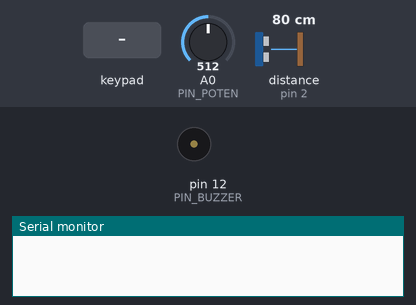
Bench run of a sketch on a simulated Arduino Uno, built with avr-gcc and run on an emulated ATmega328P. On the bench: buzzer (waves = sounding), the last lines printed to the serial monitor. Wiring (inferred from the names in the program): ultrasonic range finder: trigger pin 3; echo pin 2. The inputs (shaded band) are chosen by the test bench; at power-on: A0 (PIN_POTEN) = 512, distance to the obstacle (sensor on pin 2) 80 cm. The echo pulse lasts 58.3 µs per cm.

Above: at 1.2 s.
1.3 s: keypad keys 1 3 5 9 pressed 0.4 s apart
At 2.53 s:
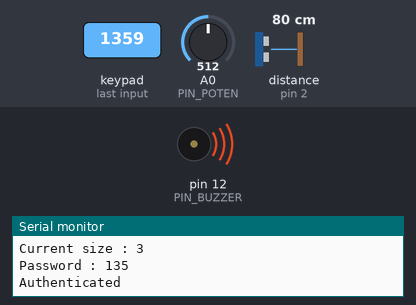
Timing chart, 0 to 4.3 s (numbered marks = the images above; inputs shaded):
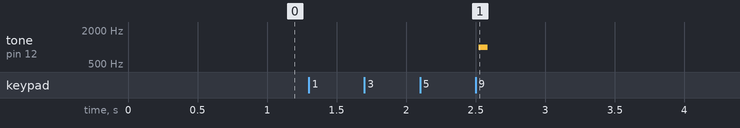

Measured:
- after the input at 1.3 s, tone on pin 12 (PIN_BUZZER): silent → 1000 Hz after 1.2 s, → silent 0.07 s later

The sketch:

main.ino
```cpp
#include <Keypad.h>

#define PIN_POTEN A0

#define PIN_HC_TRIG 3
#define PIN_HC_ECHO 2

#define RESET_PIN 13

#define PIN_BUZZER 12

// 1 minute, 60 000ms
#define FORCE_TIME_THRESSHOLD 60000UL
// Detect 1% force changes
// this avoid falsey positives
#define FORCE_THRESSHOLD 1

// Echo timeout from the HC module
#define MEASURE_TIMEOUT 25000UL

// Send notif if open 5s
#define DEPTH_MESURE_THRESSHOLD 5000

// Mailbox distance = 500mm
#define MAIL_BOX_DEPTH 500

/* Vitesse du son dans l'air en mm/us */
const float SOUND_SPEED = 340.0 / 1000;

unsigned long previous_force_time;
int previous_force;

// 0 = close
// 1 = openning
// 2 = oppenned
byte door_opening = 0;
unsigned long opening_time;

// Authentication PAD
const byte ROWS = 4;
const byte COLS = 4;
char keys[ROWS][COLS] = {
  {'1','2','3','A'},
  {'4','5','6','B'},
  {'7','8','9','C'},
  {'*','0','#','D'}
};
byte rowPins[ROWS] = {11, 10, 9, 8};
byte colPins[COLS] = {7, 6, 5, 4};

Keypad keypad = Keypad(makeKeymap(keys), rowPins, colPins, ROWS, COLS );

// 0 = not authenticated
// 1 = authenticating (typing password)
// 2 = authenticated
byte authentication = 0;
unsigned long auth_timer;
char password[4];
byte current_pos = 0;

const char secret_password[4] = { '1', '3', '5', '9'};

// 5 minutes
const unsigned long AUTH_DURATION = 60000 * 5;
const unsigned long BUZZER_DURATION = 50;

void resetAll() {
  pinMode(RESET_PIN, OUTPUT);
  digitalWrite(RESET_PIN, LOW);
}

int normalize(
  int value,
  int min_value, int max_value,
  int min_result, int max_result
) {
  int ratio = (max_result - min_result);
  float cursor = (float)(value - min_value) / (float)(max_value - min_value);

  return ratio * cursor + min_result;
}

bool matchPassword() {
  for(int i = 0; i < 4; ++i) {
    if(password[i] != secret_password[i]) { return false; }
  }
  return true;
}

void printPassword() {
  Serial.print("Current size : ");
  Serial.println(current_pos);
  Serial.print("Password : ");

  for(int i = 0; i < current_pos; ++i) {
  	Serial.print(password[i]);
  }

  Serial.println("");
}


int readForce(int pin) {
  int val = analogRead(pin);
  // Normalize to be more resilient when poten
  // will be changed to a FSR (force sensor)
  return normalize(val, 0, 1024, 0, 100);
}

void authenticatedManager() {
  if(millis() - auth_timer > BUZZER_DURATION) {
  	noTone(PIN_BUZZER);
  }

  if(millis() - auth_timer > AUTH_DURATION) {
    authentication = 0;
    Serial.println("Authentication ended");
    resetAll();
  }
}

bool authScenario() {
  char key = keypad.getKey();

  if(key != NO_KEY) {
    if(authentication == 0) {
      auth_timer = millis();
      authentication = 1;

      password[0] = key;
      current_pos = 1;
    } else if(authentication == 1) {
      auth_timer = millis();
      password[current_pos] = key;
      current_pos += 1;

      if(current_pos == 4) {
        current_pos = 0;
        if(matchPassword()) {
          Serial.println("Authenticated");
          authentication = 2;
          tone(PIN_BUZZER, 1000);
        } else {
          Serial.println("Wrong password");
          authentication = 0;
        }
      }
    } else {
      authenticatedManager();
    }

    printPassword();
  } else if(authentication == 2) {
  	authenticatedManager();
  }

  return authentication == 2; // Is Authenticated ?
}

void doorScenario() {
  // clean PIN
  digitalWrite(PIN_HC_TRIG, LOW);
  delayMicroseconds(2);

  // send signal
  digitalWrite(PIN_HC_TRIG, HIGH);
  delayMicroseconds(10);
  digitalWrite(PIN_HC_TRIG, LOW);

  long measure = pulseIn(PIN_HC_ECHO, HIGH, MEASURE_TIMEOUT);
  float distance_mm = measure / 2.0 * SOUND_SPEED;

  if(distance_mm > MAIL_BOX_DEPTH) {
    if(door_opening == 0) {
      door_opening = 1;
      opening_time = millis();
    } else if(door_opening == 1) {
      if(millis() - opening_time > DEPTH_MESURE_THRESSHOLD) {
        door_opening = 2;
        Serial.println("SMS - Door is open");
      }
    } else {
      // The door is open
    }
  } else {
    if(door_opening == 2) {
      Serial.println("SMS - Door is closed");
    }

  	door_opening = 0; // The door is closed
  }
}

void forceScenario() {
  int val = readForce(PIN_POTEN);

  if(millis() - previous_force_time >= FORCE_TIME_THRESSHOLD) {
	previous_force_time = millis();
    if(val - previous_force > FORCE_THRESSHOLD) {
      Serial.println("SMS - Nouveau Courier");
      previous_force = val;
    } else if(val - previous_force < -FORCE_THRESSHOLD) {
      Serial.println("SMS - Courier retirer");
      previous_force = val;
    }
  }
}

void setup() {
  Serial.begin(9600);

  // Buzzer
  pinMode(PIN_BUZZER, OUTPUT);

  // HC PIN
  pinMode(PIN_HC_TRIG, OUTPUT);
  pinMode(PIN_HC_ECHO, INPUT);

  // Initial mesures
  previous_force_time = millis();
  previous_force = readForce(PIN_POTEN);
}

void loop() {
  bool authenticated = authScenario();

  if(!authenticated) {
    doorScenario();
    forceScenario();
  }
  delay(16);
}
```
